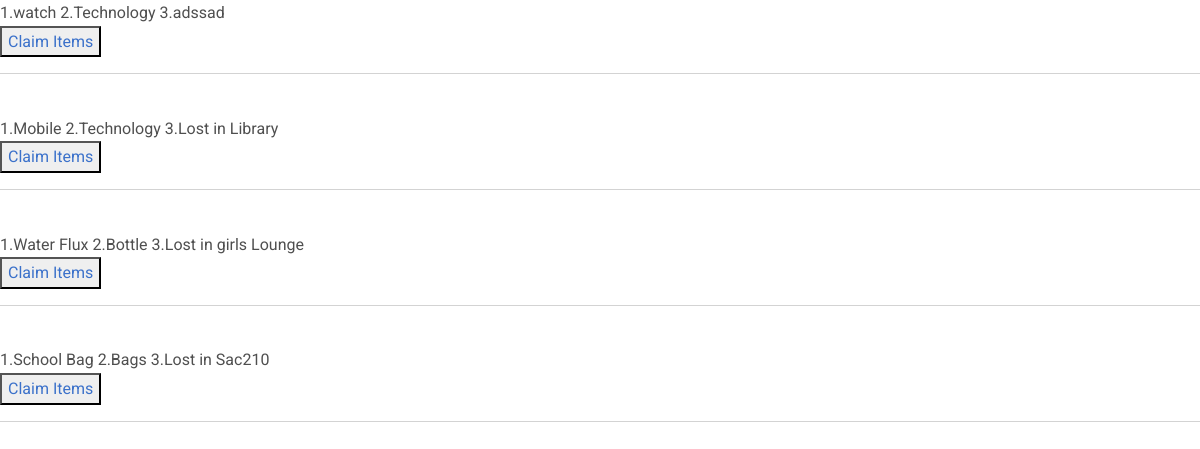
The page /claim/ on the database its author committed.
### search/models.py (models this page shows, shortened)
class LostItem(models.Model):
   name=models.CharField(max_length=50)
   category=models.ForeignKey(Category,on_delete=models.CASCADE,default=1)
   description=models.CharField(max_length=200,default="",blank=True,null=True)

class Category(models.Model):
   id=models.AutoField(primary_key=True)
   name=models.CharField(max_length=50)
   def __str__(self):
      return self.name

### claim_items/views.py (the view)
# urls.py: path('claim/',render_lost_Items,name="Claim-Items"),
def render_lost_Items(request):
    lost_items = LostItem.objects.all()
    return render(request,'claim/claimItems.html',{'lostitems':lost_items})

### claim_items/templates/claim/claimItems.html (shortened to what this page needs)
<!DOCTYPE html>
<html lang="en">
<head>
<link
href="https://cdnjs.cloudflare.com/ajax/libs/font-awesome/6.0.0/css/all.min.css"
rel="stylesheet"
/>
<link
href="https://cdnjs.cloudflare.com/ajax/libs/mdb-ui-kit/6.2.0/mdb.min.css"
rel="stylesheet"
/>
    </head>
<body>
    {% for items in lostitems %}
    1.{{items.name}}
    2.{{items.category}}
    3.{{items.description}}
    <br>
    <button><a href="{% url 'claim-form' %}">Claim Items</a></button>
    <hr>
    <br>
    {%endfor %}
</body>
</html>

### rows shown on the page
LostItem: name "watch", category "Technology", description "adssad"
LostItem: name "Mobile", category "Technology", description "Lost in Library"
LostItem: name "Water Flux", category "Bottle", description "Lost in girls Lounge"
LostItem: name "School Bag", category "Bags", description "Lost in Sac210"
